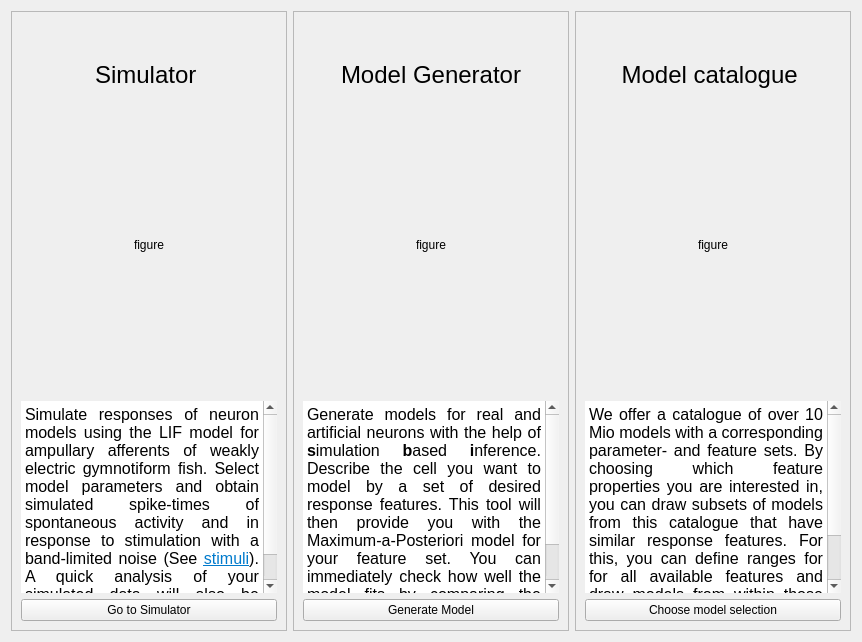
      <widget class="QWidget" name="startpage">
       <layout class="QHBoxLayout" name="horizontalLayout_12">
        <item>
         <widget class="QFrame" name="frame_1">
          <property name="frameShape">
           <enum>QFrame::StyledPanel</enum>
          </property>
          <property name="frameShadow">
           <enum>QFrame::Raised</enum>
          </property>
          <property name="role" stdset="0">
           <string>startframe</string>
          </property>
          <layout class="QVBoxLayout" name="verticalLayout" stretch="0,0,1,0,0">
           <item>
            <spacer name="verticalSpacer_2">
             <property name="orientation">
              <enum>Qt::Vertical</enum>
             </property>
             <property name="sizeHint" stdset="0">
              <size>
               <width>20</width>
               <height>40</height>
              </size>
             </property>
            </spacer>
           </item>
           <item>
            <widget class="QLabel" name="title_1">
             <property name="font">
              <font>
               <family>Ubuntu</family>
               <pointsize>18</pointsize>
               <bold>false</bold>
              </font>
             </property>
             <property name="text">
              <string>Simulator </string>
             </property>
             <property name="alignment">
              <set>Qt::AlignCenter</set>
             </property>
             <property name="role" stdset="0">
              <string>title</string>
             </property>
            </widget>
           </item>
           <item>
            <widget class="KeepRatioPixmapLabel" name="picture_1">
             <property name="sizePolicy">
              <sizepolicy hsizetype="Expanding" vsizetype="Expanding">
               <horstretch>0</horstretch>
               <verstretch>0</verstretch>
              </sizepolicy>
             </property>
             <property name="minimumSize">
              <size>
               <width>0</width>
               <height>300</height>
              </size>
             </property>
             <property name="text">
              <string>figure</string>
             </property>
             <property name="alignment">
              <set>Qt::AlignCenter</set>
             </property>
            </widget>
           </item>
           <item>
            <widget class="QTextBrowser" name="description_1">
             <property name="font">
              <font>
               <pointsize>16</pointsize>
              </font>
             </property>
             <property name="frameShape">
              <enum>QFrame::NoFrame</enum>
             </property>
             <property name="html">
              <string>&lt;!DOCTYPE HTML PUBLIC &quot;-//W3C//DTD HTML 4.0//EN&quot; &quot;http://www.w3.org/TR/REC-html40/strict.dtd&quot;&gt;
&lt;html&gt;&lt;head&gt;&lt;meta name=&quot;qrichtext&quot; content=&quot;1&quot; /&gt;&lt;meta charset=&quot;utf-8&quot; /&gt;&lt;style type=&quot;text/css&quot;&gt;
p, li { white-space: pre-wrap; }
hr { height: 1px; border-width: 0; }
li.unchecked::marker { content: &quot;\2610&quot;; }
li.checked::marker { content: &quot;\2612&quot;; }
&lt;/style&gt;&lt;/head&gt;&lt;body style=&quot; font-family:'.AppleSystemUIFont'; font-size:16pt; font-weight:400; font-style:normal;&quot;&gt;
&lt;p align=&quot;justify&quot; style=&quot; margin-top:0px; margin-bottom:0px; margin-left:0px; margin-right:0px; -qt-block-indent:0; text-indent:0px;&quot;&gt;&lt;span style=&quot; font-family:'Ubuntu'; font-size:12pt;&quot;&gt;Simulate responses of neuron models using the LIF model for ampullary afferents of weakly electric gymnotiform fish. Select model parameters and obtain simulated spike-times of spontaneous activity and in response to stimulation with a band-limited noise (See &lt;/span&gt;&lt;a href=&quot;../../stimuli&quot;&gt;&lt;span style=&quot; font-family:'Ubuntu'; font-size:12pt; text-decoration: underline; color:#007acc;&quot;&gt;stimuli&lt;/span&gt;&lt;/a&gt;&lt;span style=&quot; font-family:'Ubuntu'; font-size:12pt;&quot;&gt;). A quick analysis of your simulated data will also be provided.&lt;/span&gt;&lt;/p&gt;&lt;/body&gt;&lt;/html&gt;</string>
             </property>
             <property name="openLinks">
              <bool>false</bool>
             </property>
            </widget>
           </item>
           <item>
            <widget class="QPushButton" name="button_to_sc">
             <property name="text">
              <string>Go to Simulator</string>
             </property>
            </widget>
           </item>
          </layout>
         </widget>
        </item>
        <item>
         <widget class="QFrame" name="frame_2">
          <property name="frameShape">
           <enum>QFrame::StyledPanel</enum>
          </property>
          <property name="frameShadow">
           <enum>QFrame::Raised</enum>
          </property>
          <property name="role" stdset="0">
           <string>startframe</string>
          </property>
          <layout class="QVBoxLayout" name="verticalLayout_2" stretch="0,0,1,0,0">
           <item>
            <spacer name="verticalSpacer_4">
             <property name="orientation">
              <enum>Qt::Vertical</enum>
             </property>
             <property name="sizeHint" stdset="0">
              <size>
               <width>20</width>
               <height>40</height>
              </size>
             </property>
            </spacer>
           </item>
           <item>
            <widget class="QLabel" name="title_2">
             <property name="font">
              <font>
               <pointsize>18</pointsize>
              </font>
             </property>
             <property name="text">
              <string>Model Generator</string>
             </property>
             <property name="alignment">
              <set>Qt::AlignCenter</set>
             </property>
             <property name="role" stdset="0">
              <string>title</string>
             </property>
            </widget>
           </item>
           <item>
            <widget class="KeepRatioPixmapLabel" name="picture_2">
             <property name="sizePolicy">
              <sizepolicy hsizetype="Expanding" vsizetype="Expanding">
               <horstretch>0</horstretch>
               <verstretch>0</verstretch>
              </sizepolicy>
             </property>
             <property name="minimumSize">
              <size>
               <width>0</width>
               <height>300</height>
              </size>
             </property>
             <property name="text">
              <string>figure</string>
             </property>
             <property name="alignment">
              <set>Qt::AlignCenter</set>
             </property>
            </widget>
           </item>
           <item>
            <widget class="QTextBrowser" name="description_2">
             <property name="font">
              <font>
               <pointsize>16</pointsize>
              </font>
             </property>
             <property name="frameShape">
              <enum>QFrame::NoFrame</enum>
             </property>
             <property name="readOnly">
              <bool>true</bool>
             </property>
             <property name="html">
              <string>&lt;!DOCTYPE HTML PUBLIC &quot;-//W3C//DTD HTML 4.0//EN&quot; &quot;http://www.w3.org/TR/REC-html40/strict.dtd&quot;&gt;
&lt;html&gt;&lt;head&gt;&lt;meta name=&quot;qrichtext&quot; content=&quot;1&quot; /&gt;&lt;meta charset=&quot;utf-8&quot; /&gt;&lt;style type=&quot;text/css&quot;&gt;
p, li { white-space: pre-wrap; }
hr { height: 1px; border-width: 0; }
li.unchecked::marker { content: &quot;\2610&quot;; }
li.checked::marker { content: &quot;\2612&quot;; }
&lt;/style&gt;&lt;/head&gt;&lt;body style=&quot; font-family:'.AppleSystemUIFont'; font-size:16pt; font-weight:400; font-style:normal;&quot;&gt;
&lt;p align=&quot;justify&quot; style=&quot; margin-top:0px; margin-bottom:0px; margin-left:0px; margin-right:0px; -qt-block-indent:0; text-indent:0px;&quot;&gt;&lt;span style=&quot; font-family:'Ubuntu'; font-size:12pt;&quot;&gt;Generate models for real and artificial neurons with the help of &lt;/span&gt;&lt;span style=&quot; font-family:'Ubuntu'; font-size:12pt; font-weight:700;&quot;&gt;s&lt;/span&gt;&lt;span style=&quot; font-family:'Ubuntu'; font-size:12pt;&quot;&gt;imulation &lt;/span&gt;&lt;span style=&quot; font-family:'Ubuntu'; font-size:12pt; font-weight:700;&quot;&gt;b&lt;/span&gt;&lt;span style=&quot; font-family:'Ubuntu'; font-size:12pt;&quot;&gt;ased &lt;/span&gt;&lt;span style=&quot; font-family:'Ubuntu'; font-size:12pt; font-weight:700;&quot;&gt;i&lt;/span&gt;&lt;span style=&quot; font-family:'Ubuntu'; font-size:12pt;&quot;&gt;nference. Describe the cell you want to model by a set of desired response features. This tool will then provide you with the Maximum-a-Posteriori model for your feature set. You can immediately check how well the model fits by comparing the response features of the simlulation to your requirements. &lt;/span&gt;&lt;/p&gt;&lt;/body&gt;&lt;/html&gt;</string>
             </property>
             <property name="openLinks">
              <bool>false</bool>
             </property>
            </widget>
           </item>
           <item>
            <widget class="QPushButton" name="button_to_cm">
             <property name="text">
              <string>Generate Model</string>
             </property>
            </widget>
           </item>
          </layout>
         </widget>
        </item>
        <item>
         <widget class="QFrame" name="frame_3">
          <property name="frameShape">
           <enum>QFrame::StyledPanel</enum>
          </property>
          <property name="frameShadow">
           <enum>QFrame::Raised</enum>
          </property>
          <property name="role" stdset="0">
           <string>startframe</string>
          </property>
          <layout class="QVBoxLayout" name="verticalLayout_3" stretch="0,0,1,0,0">
           <item>
            <spacer name="verticalSpacer_5">
             <property name="orientation">
              <enum>Qt::Vertical</enum>
             </property>
             <property name="sizeHint" stdset="0">
              <size>
               <width>20</width>
               <height>40</height>
              </size>
             </property>
            </spacer>
           </item>
           <item>
            <widget class="QLabel" name="title_3">
             <property name="font">
              <font>
               <pointsize>18</pointsize>
              </font>
             </property>
             <property name="text">
              <string>Model catalogue </string>
             </property>
             <property name="alignment">
              <set>Qt::AlignCenter</set>
             </property>
             <property name="wordWrap">
              <bool>true</bool>
             </property>
             <property name="role" stdset="0">
              <string>title</string>
             </property>
            </widget>
           </item>
           <item>
            <widget class="KeepRatioPixmapLabel" name="picture_3">
             <property name="sizePolicy">
              <sizepolicy hsizetype="Expanding" vsizetype="Expanding">
               <horstretch>0</horstretch>
               <verstretch>0</verstretch>
              </sizepolicy>
             </property>
             <property name="minimumSize">
              <size>
               <width>0</width>
               <height>300</height>
              </size>
             </property>
             <property name="text">
              <string>figure</string>
             </property>
             <property name="alignment">
              <set>Qt::AlignCenter</set>
             </property>
            </widget>
           </item>
           <item>
            <widget class="QTextBrowser" name="discription_3">
             <property name="font">
              <font>
               <pointsize>16</pointsize>
              </font>
             </property>
             <property name="frameShape">
              <enum>QFrame::NoFrame</enum>
             </property>
             <property name="html">
              <string>&lt;!DOCTYPE HTML PUBLIC &quot;-//W3C//DTD HTML 4.0//EN&quot; &quot;http://www.w3.org/TR/REC-html40/strict.dtd&quot;&gt;
&lt;html&gt;&lt;head&gt;&lt;meta name=&quot;qrichtext&quot; content=&quot;1&quot; /&gt;&lt;meta charset=&quot;utf-8&quot; /&gt;&lt;style type=&quot;text/css&quot;&gt;
p, li { white-space: pre-wrap; }
hr { height: 1px; border-width: 0; }
li.unchecked::marker { content: &quot;\2610&quot;; }
li.checked::marker { content: &quot;\2612&quot;; }
&lt;/style&gt;&lt;/head&gt;&lt;body style=&quot; font-family:'.AppleSystemUIFont'; font-size:16pt; font-weight:400; font-style:normal;&quot;&gt;
&lt;p align=&quot;justify&quot; style=&quot; margin-top:0px; margin-bottom:0px; margin-left:0px; margin-right:0px; -qt-block-indent:0; text-indent:0px;&quot;&gt;&lt;span style=&quot; font-family:'Ubuntu'; font-size:12pt;&quot;&gt;We offer a catalogue of over 10 Mio models with a corresponding parameter- and feature sets. By choosing which feature properties you are interested in, you can draw subsets of models from this catalogue that have similar response features. For this, you can define ranges for for all available features and draw models from within those restricted ranges or search for models by explicit feature values. &lt;/span&gt;&lt;/p&gt;&lt;/body&gt;&lt;/html&gt;</string>
             </property>
             <property name="openLinks">
              <bool>false</bool>
             </property>
            </widget>
           </item>
           <item>
            <widget class="QPushButton" name="button_to_gm">
             <property name="text">
              <string>Choose model selection</string>
             </property>
            </widget>
           </item>
          </layout>
         </widget>
        </item>
       </layout>
      </widget>
